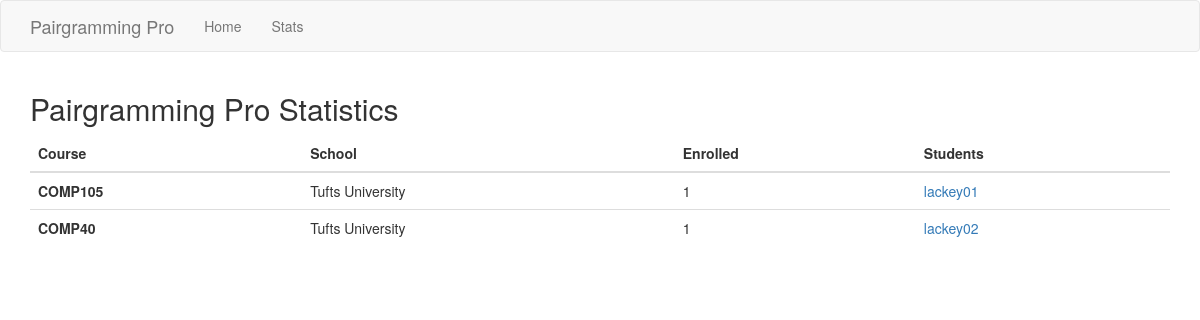
/stats, run on an earlier commit of the app's database.
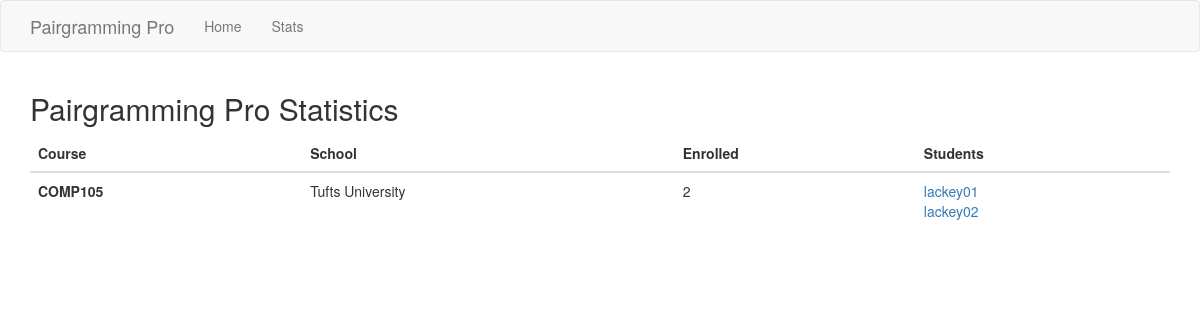
And on a later commit of the database.
### app/models.py (models this page shows, shortened)
class Course(db.Model):
    id = db.Column(db.Integer, primary_key=True)
    name = db.Column(db.String(64), index=True, unique=True)
    s_id = db.Column(db.Integer, db.ForeignKey('school.id'))
    students = db.relationship('User', backref='enrolled', lazy='dynamic')

class School(db.Model):
    id = db.Column(db.Integer, primary_key=True)
    name = db.Column(db.String(128), index=True, unique=True)
    courses = db.relationship('Course', backref='institution', lazy='dynamic')
    students = db.relationship('User', backref='attending', lazy='dynamic')
    admin_school = db.Column(db.Boolean)
    def __repr__(self):
        return '{}'.format(self.name)

class User(UserMixin, db.Model):
    id = db.Column(db.Integer, primary_key=True)
    username = db.Column(db.String(128), index=True, unique=True)
    email = db.Column(db.String(128), index=True, unique=True)
    s_id = db.Column(db.Integer, db.ForeignKey('school.id'))
    c_id = db.Column(db.Integer, db.ForeignKey('course.id'))
    password_hash = db.Column(db.String(128))
    free_times = db.relationship('FreeInterval', backref='author', lazy='dynamic')
    taken = db.Column(db.Boolean)
    partner = db.Column(db.String(128))

### app/routes.py (the view)
@app.route('/stats', methods=['POST', 'GET'])
def stats():
    schools = School.query.all()
    courses = Course.query.all()
    users = User.query.all()
    return render_template('stats.html', title='Stats', schools=schools, cn_pair=list(map(lambda x: (x, len(list(x.students))), list(courses))), users=users)

### app/templates/stats.html
{% extends "base.html" %}
{% block app_content %}
<h2>Pairgramming Pro Statistics</h2>
<table class="table">
	<thead>
		<tr>
			<th>
				Course
			</th>
			<th>
				School
			</th>
			<th>
				Enrolled
			</th>
			<th>
				Students
			</th>
		</tr>
	</thead>
	<tbody>
		{% for c in cn_pair %}
			<tr>
				<th>{{c[0].name}}</th>
				<td>{{c[0].institution}}</td>
				<td>{{c[1]}}</td>
				<td>
					{% for s in c[0].students %}
						<a href="{{ url_for('user', username=s.username) }}">{{ s.username }}</a><br>
					{% endfor %}
				</td>
			</tr>
		{% endfor %}
	</tbody>
</table>
{% endblock %}

### app/templates/base.html (shortened to what this page needs)
{% extends 'bootstrap/base.html' %}
{% block navbar %}
    <nav class="navbar navbar-default">
        <div class="container">
            <div class="navbar-header">
                <a class="navbar-brand" href="{{ url_for('index') }}">Pairgramming Pro</a>
            </div>
            <div class="collapse navbar-collapse" id="bs-example-navbar-collapse-1">
                <ul class="nav navbar-nav">
                    <li><a href="{{ url_for('index') }}">Home</a></li>
                    <li><a href="{{ url_for('stats') }}">Stats</a></li>
                </ul>
                <ul class="nav navbar-nav navbar-right">
                    {% if current_user.is_anonymous %}
                    <li><a href="{{ url_for('login') }}"></a></li>
                    {% else %}
                    <li><a href="{{ url_for('user', username=current_user.username) }}">Profile</a></li>
                    <li><a href="{{ url_for('logout') }}">Logout</a></li>
                    {% endif %}
                </ul>
            </div>
        </div>
    </nav>
{% endblock %}
{% block content %}
    <div class="container">
        {% block app_content %}{% endblock %}
    </div>
{% endblock %}

What changed in the data, as far as the page shows it:
removed Course: name "COMP40", name "Tufts University", s "1", User (username "lackey02")
changed Course "COMP105": id "1" → "2"; gains User (username "lackey02")
